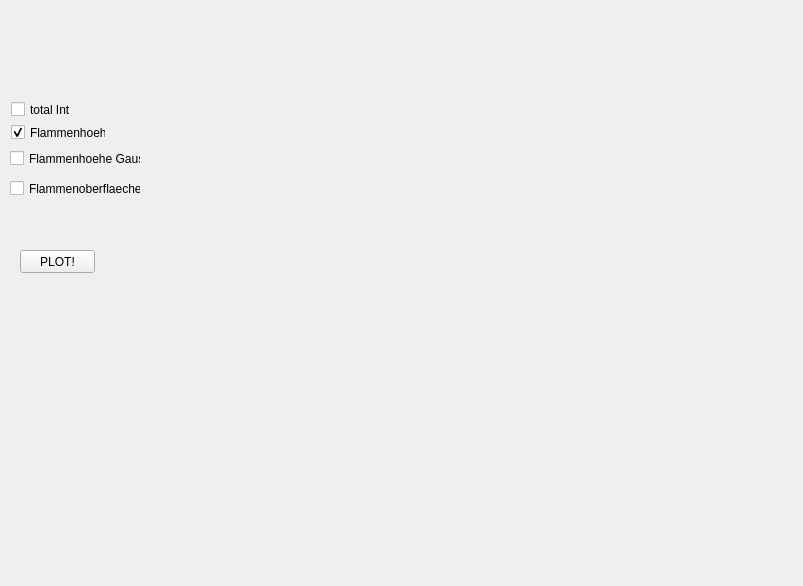
<?xml version="1.0" encoding="UTF-8"?>
<ui version="4.0">
 <class>Plotterui</class>
 <widget class="QWidget" name="Plotterui">
  <property name="enabled">
   <bool>true</bool>
  </property>
  <property name="geometry">
   <rect>
    <x>0</x>
    <y>0</y>
    <width>803</width>
    <height>586</height>
   </rect>
  </property>
  <property name="windowTitle">
   <string>Plotter</string>
  </property>
  <widget class="MplWidget" name="MPLArea" native="true">
   <property name="geometry">
    <rect>
     <x>150</x>
     <y>10</y>
     <width>641</width>
     <height>561</height>
    </rect>
   </property>
   <property name="sizePolicy">
    <sizepolicy hsizetype="Maximum" vsizetype="MinimumExpanding">
     <horstretch>0</horstretch>
     <verstretch>0</verstretch>
    </sizepolicy>
   </property>
   <property name="focusPolicy">
    <enum>Qt::NoFocus</enum>
   </property>
   <property name="contextMenuPolicy">
    <enum>Qt::NoContextMenu</enum>
   </property>
  </widget>
  <widget class="QPushButton" name="PLOT_Button">
   <property name="geometry">
    <rect>
     <x>20</x>
     <y>250</y>
     <width>75</width>
     <height>23</height>
    </rect>
   </property>
   <property name="text">
    <string>PLOT!</string>
   </property>
  </widget>
  <widget class="QCheckBox" name="checkTotalInt">
   <property name="enabled">
    <bool>true</bool>
   </property>
   <property name="geometry">
    <rect>
     <x>11</x>
     <y>101</y>
     <width>62</width>
     <height>17</height>
    </rect>
   </property>
   <property name="mouseTracking">
    <bool>false</bool>
   </property>
   <property name="text">
    <string>total Int</string>
   </property>
   <property name="checked">
    <bool>false</bool>
   </property>
   <property name="autoExclusive">
    <bool>true</bool>
   </property>
  </widget>
  <widget class="QCheckBox" name="checkFlammenhoehe">
   <property name="geometry">
    <rect>
     <x>11</x>
     <y>124</y>
     <width>95</width>
     <height>17</height>
    </rect>
   </property>
   <property name="text">
    <string>Flammenhoehe</string>
   </property>
   <property name="checked">
    <bool>true</bool>
   </property>
   <property name="autoExclusive">
    <bool>true</bool>
   </property>
  </widget>
  <widget class="QCheckBox" name="checkFlammenhoeheGauss">
   <property name="geometry">
    <rect>
     <x>10</x>
     <y>150</y>
     <width>131</width>
     <height>17</height>
    </rect>
   </property>
   <property name="text">
    <string>Flammenhoehe Gauss</string>
   </property>
   <property name="checked">
    <bool>false</bool>
   </property>
   <property name="autoExclusive">
    <bool>true</bool>
   </property>
  </widget>
  <widget class="QCheckBox" name="checkFlammenoberflaecheGauss">
   <property name="geometry">
    <rect>
     <x>10</x>
     <y>180</y>
     <width>131</width>
     <height>17</height>
    </rect>
   </property>
   <property name="text">
    <string>Flammenoberflaeche</string>
   </property>
   <property name="checked">
    <bool>false</bool>
   </property>
   <property name="autoExclusive">
    <bool>true</bool>
   </property>
  </widget>
 </widget>
 <customwidgets>
  <customwidget>
   <class>MplWidget</class>
   <extends>QWidget</extends>
   <header>mplwidget</header>
   <container>1</container>
  </customwidget>
 </customwidgets>
 <resources/>
 <connections>
  <connection>
   <sender>PLOT_Button</sender>
   <signal>clicked()</signal>
   <receiver>Plotterui</receiver>
   <slot>myPlot()</slot>
   <hints>
    <hint type="sourcelabel">
     <x>60</x>
     <y>264</y>
    </hint>
    <hint type="destinationlabel">
     <x>56</x>
     <y>225</y>
    </hint>
   </hints>
  </connection>
 </connections>
 <slots>
  <slot>test_plotter()</slot>
  <slot>myPlot()</slot>
 </slots>
</ui>
